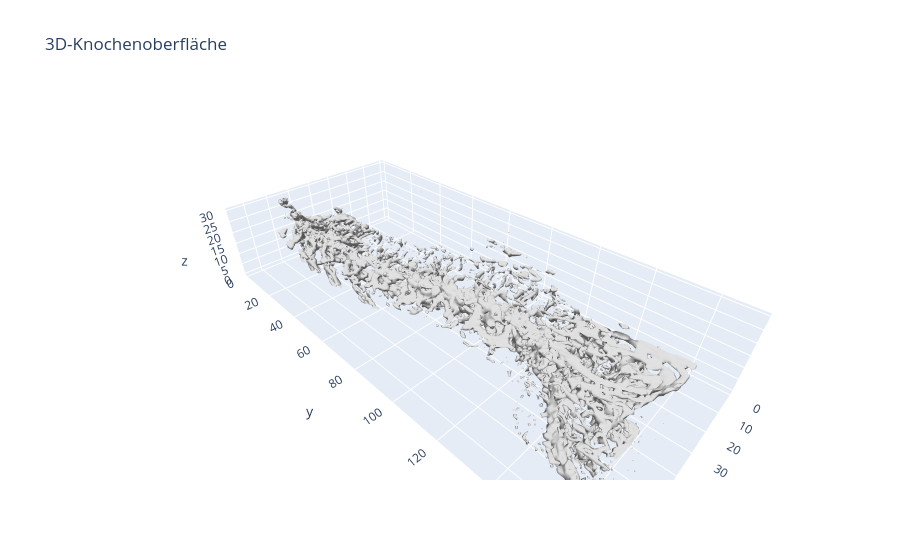

Notebook code for this chart:
### Code cell
import numpy as np
from skimage import measure
from mpl_toolkits.mplot3d.art3d import Poly3DCollection
import matplotlib.pyplot as plt

# Grobes Cropping auf die Körpermitte (Achsen ggf. anpassen, je nach Orientierung deines Volumens)
z_center = data.shape[2] // 2
z_range = 60  # Anzahl Slices um die Mitte herum
cropped = data[:, :, max(0, z_center - z_range):z_center + z_range]

import plotly.graph_objects as go
from skimage import measure

step = 2
volume = cropped[::step, ::step, ::step]
threshold = 300  # nach Schritt 1 ggf. anpassen

verts, faces, normals, values = measure.marching_cubes(volume, level=threshold)

fig = go.Figure(data=[
    go.Mesh3d(
        x=verts[:, 0], y=verts[:, 1], z=verts[:, 2],
        i=faces[:, 0], j=faces[:, 1], k=faces[:, 2],
        color="lightgray",
        lighting=dict(ambient=0.4, diffuse=0.8, specular=0.3, roughness=0.5),
        lightposition=dict(x=100, y=200, z=300),
    )
])
fig.update_layout(scene=dict(aspectmode="data"), title="3D-Knochenoberfläche")
fig.show()

### Figure 1 — Plotly figure (JSON) as saved in the notebook; plotly's stock layout.template omitted (floating-point values rounded to 4 significant figures; data arrays with more than 128 entries replaced by an {"elided": "..."} marker saying what was removed)
{"data": [{"color": "lightgray", "i": {"elided": "85634 int values"}, "j": {"elided": "85634 int values"}, "k": {"elided": "85634 int values"}, "lighting": {"ambient": 0.4, "diffuse": 0.8, "roughness": 0.5, "specular": 0.3}, "lightposition": {"x": 100, "y": 200, "z": 300}, "type": "mesh3d", "x": {"elided": "44997 float values"}, "y": {"elided": "44997 float values"}, "z": {"elided": "44997 float values"}}], "layout": {"scene": {"aspectmode": "data"}, "title": {"text": "3D-Knochenoberfläche"}}}
